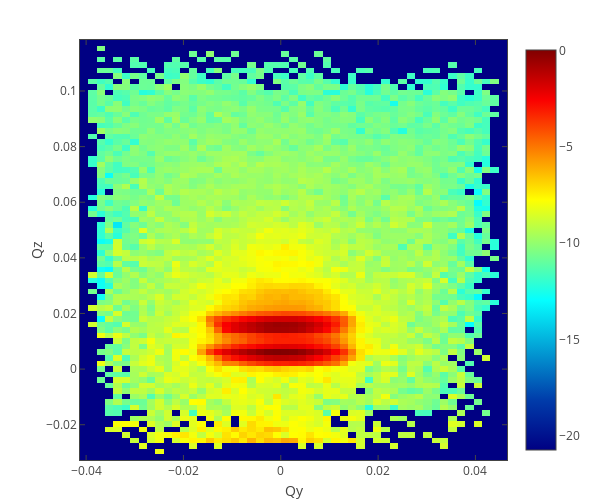

Notebook code cell kept with this figure:
### Markdown cell above
## Old QuickNXS v1 version

### Code cell
filepath = '/SNS/users/m2d/git/reflectivity_ui/test/comparison/v1/REF_M_30806+30807+30808_GISANS_5.500-8.000_Off_Off_set_1.dat'

qy_band2_v1, qz_band2_v1, off_spec_band2_v1 = load_data(filepath, ncols=4)

plot_heatmap(qy_band2_v1, qz_band2_v1, np.log(off_spec_band2_v1).T, x_title='Qy', y_title='Qz', surface=False,
                 x_log=False, y_log=False)

### Figure 1 — Plotly figure (JSON) as saved in the notebook; plotly's stock layout.template omitted (floating-point values rounded to 4 significant figures; data arrays with more than 128 entries replaced by an {"elided": "..."} marker saying what was removed)
{"data": [{"autocolorscale": false, "colorscale": [[0, "rgb(0,0,131)"], [0.125, "rgb(0,60,170)"], [0.375, "rgb(5,255,255)"], [0.625, "rgb(255,255,0)"], [0.875, "rgb(250,0,0)"], [1, "rgb(128,0,0)"]], "hoverinfo": "x+y+z", "type": "heatmap", "uid": "feb12449-72e2-43b4-9f51-d00dc1d40e4e", "x": [-0.0404, -0.03868, -0.03695, -0.03523, -0.03351, -0.03179, -0.03007, -0.02835, -0.02663, -0.02491, -0.02319, -0.02147, -0.01975, -0.01803, -0.01631, -0.01459, -0.01287, -0.01115, -0.009429, -0.007709, -0.005988, -0.004268, -0.002547, -0.0008271, 0.0008933, 0.002614, 0.004334, 0.006054, 0.007775, 0.009495, 0.01122, 0.01294, 0.01466, 0.01638, 0.0181, 0.01982, 0.02154, 0.02326, 0.02498, 0.0267, 0.02842, 0.03014, 0.03186, 0.03358, 0.0353, 0.03702, 0.03874, 0.04046, 0.04218, 0.0439, 0.04562], "y": [-0.03169, -0.0297, -0.02772, -0.02573, -0.02374, -0.02176, -0.01977, -0.01778, -0.0158, -0.01381, -0.01182, -0.009834, -0.007847, -0.00586, -0.003872, -0.001885, 0.0001018, 0.002089, 0.004076, 0.006063, 0.00805, 0.01004, 0.01202, 0.01401, 0.016, 0.01799, 0.01997, 0.02196, 0.02395, 0.02593, 0.02792, 0.02991, 0.0319, 0.03388, 0.03587, 0.03786, 0.03984, 0.04183, 0.04382, 0.04581, 0.04779, 0.04978, 0.05177, 0.05375, 0.05574, 0.05773, 0.05972, 0.0617, 0.06369, 0.06568, 0.06766, 0.06965, 0.07164, 0.07362, 0.07561, 0.0776, 0.07959, 0.08157, 0.08356, 0.08555, 0.08753, 0.08952, 0.09151, 0.0935, 0.09548, 0.09747, 0.09946, 0.1014, 0.1034, 0.1054, 0.1074, 0.1094, 0.1114, 0.1134, 0.1154, 0.1173], "z": {"elided": "76x51 float values"}}], "layout": {"autosize": true, "bargap": 0, "height": 500, "hovermode": "closest", "margin": {"b": 40, "l": 80, "r": 40, "t": 40}, "showlegend": false, "width": 600, "xaxis": {"exponentformat": "power", "mirror": "all", "showexponent": "all", "showgrid": true, "showline": true, "ticks": "inside", "title": "Qy", "zeroline": false}, "yaxis": {"exponentformat": "power", "mirror": "all", "showexponent": "all", "showgrid": true, "showline": true, "ticks": "inside", "title": "Qz", "zeroline": false}}}
